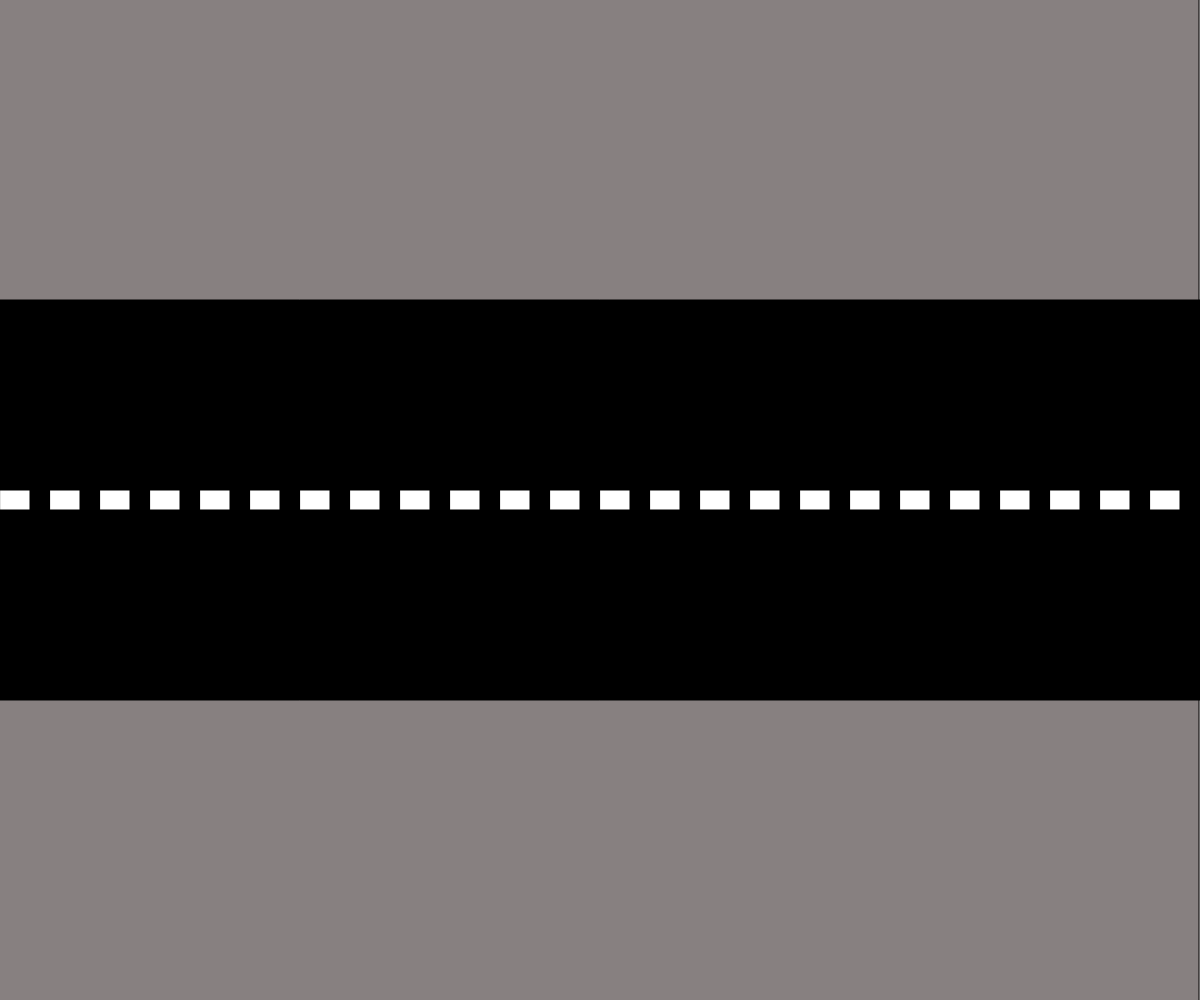
Frame 1 (no input)
Frame 60 (no input): identical to frame 1, image omitted
Frame 120 (the mouse pressed at the canvas centre since frame 60): identical to frame 1, image omitted

The p5.js sketch that drew this single still picture (run headless with seeded random() and noise() and a simulated clock; from frame 60 on, the mouse is pressed at the canvas centre):

// p5.js sketch
// ── sketch.js
// Project Title
// Your Name
// Date
//
// Extra for Experts:
// - describe what you did to take this project "above and beyond"


function setup() {
  createCanvas(windowWidth, windowHeight);

  drawroad();
  

}

function draw() {
  drawroad();
}


function drawroad(){

  fill(218, 214, 214);
  square(-1,-1,45454)

  fill(135, 128, 128);
  square(-1,-1,width)
  fill(0)
  rect(0,height/2, width, 200);
  rect(0,height/2 - 200, width, 200);
  for (let i = 0; i < width; i++) {
    fill(255)
    rect(i*50, height/2 - 10, 30, 20);
}
}
